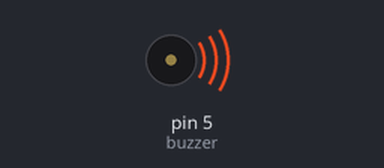
This sketch was run on a simulated Arduino Uno, built with avr-gcc and run on an emulated ATmega328P. Shown: buzzer (waves = sounding).

Above: at 0.2 s.
At 3.5 s:
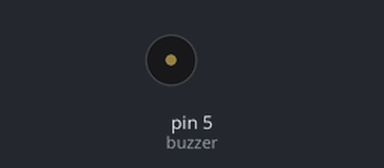
Timing chart, 0 to 4.6 s (numbered marks = the images above):
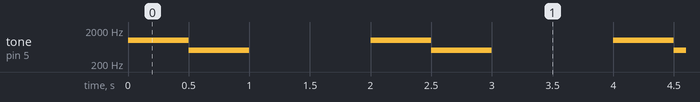

The sketch:

Zumbador-PARTE1-8.ino
```cpp
/*ZUMBIDO MODO DIFERENTES TONOS COMO ALARMA*/

int buzzer = 5;

void setup() {
  pinMode(buzzer, OUTPUT);
}

void loop() {
  tone(buzzer, 1000);  // Tono de 1000 Hz (más agudo)
  delay(500);
  tone(buzzer, 500);   // Tono de 500 Hz (más grave)
  delay(500);
  noTone(buzzer);      // Silencio
  delay(1000);
}
```

Measured:
- by itself, tone on pin 5 (buzzer): repeats every 2.0 s: 500 Hz 0.50 s, silent 1.0 s, 1000 Hz 0.50 s
